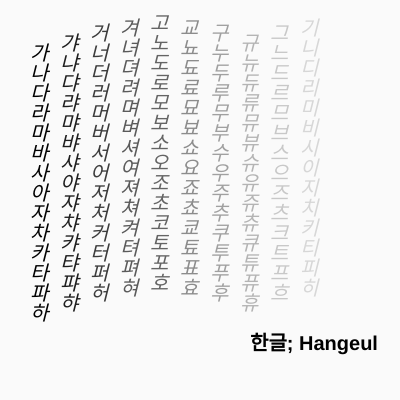
Frame 1 (no input)
Frame 2 (the mouse pressed at the canvas centre, redrawn once): identical to frame 1, image omitted

The p5.js sketch that drew this single still picture (run headless with seeded random() and noise() and a simulated clock; the mouse was pressed at the canvas centre and the sketch redrawn once):

// p5.js sketch
// ── sketch.js
let firstline = [ "가", "나", "다", "라", "마", "바", "사", "아", "자", "차", "카", "타", "파", "하"];
let second = ["갸", "냐", "댜", "랴", "먀", "뱌", "샤", "야", "쟈", "챠", "캬", "탸", "퍄", "햐"];
let third = ["거", "너", "더", "러", "머", "버", "서", "어", "저", "처", "커", "터", "퍼", "허"];
let fourth = ["겨", "녀", "뎌", "려", "며", "벼", "셔", "여", "져", "쳐", "켜", "텨", "펴", "혀"];
let fifth = ["고", "노", "도", "로", "모", "보", "소", "오", "조", "초", "코", "토", "포", "호"];
let sixth = ["교", "뇨", "됴", "료", "묘", "뵤", "쇼", "요", "죠", "쵸", "쿄", "툐", "표", "효"];
let seventh = ["구","누", "두", "루", "무", "부", "수", "우", "주", "추", "쿠", "투", "푸", "후"];
let eighth = ["규", "뉴", "듀", "류", "뮤", "뷰", "슈", "유", "쥬", "츄", "큐", "튜", "퓨", "휴"];
let ninth = ["그", "느", "드", "르", "므", "브", "스", "으", "즈", "츠", "크", "트", "프", "흐"];
let tenth = ["기", "니", "디", "리", "미", "비", "시", "이", "지", "치", "키", "티", "피", "히"];


function setup() {
  createCanvas(400, 400);
  textSize(20);
}

function draw() {
  background(250);

  for (let i = 0; i < firstline.length; i++) {
    // The i value is used for index values and y position values.
    textSize(20);
    textStyle(ITALIC);
    text(firstline[i], 30, 60 + i * 20);
  }
  for (let j = 0; j < second.length; j++) {
    fill(30);
    text(second[j], 30 + 30, 50 + j * 20);
  }
  for (let k = 0; k < third.length; k++) {
    fill(60);
    text(third[k], 90, 40 + k * 20);
  }
  for (let l = 0; l < fourth.length; l++) {
    fill(90);
    text(fourth[l], 120, 35 + l * 20);
  }
  for (let m = 0; m < fifth.length; m++) {
    fill(100);
    text(fifth[m], 150, 30 + m * 20);
  }
  for (let n = 0; n < sixth.length; n++) {
    fill(140);
    text(sixth[n], 180, 35 + n * 20);
  }
  for (let o = 0; o < seventh.length; o++) {
    fill(160);
    text(seventh[o], 210, 40 + o * 20);
  }
  for (let p = 0; p < eighth.length; p++) {
    fill(180);
    text(eighth[p], 240, 50 + p * 20);
  }
  for (let q = 0; q < ninth.length; q++) {
    fill(200);
    text(ninth[q], 270, 40 + q * 20);
  }
  for (let r = 0; r < tenth.length; r++) {
    fill(215);
    text(tenth[r], 300, 35 + r * 20);
  }
  
  fill(0);
  textStyle(BOLD);
  text("한글; Hangeul", 250, 350);

  noLoop();
}
